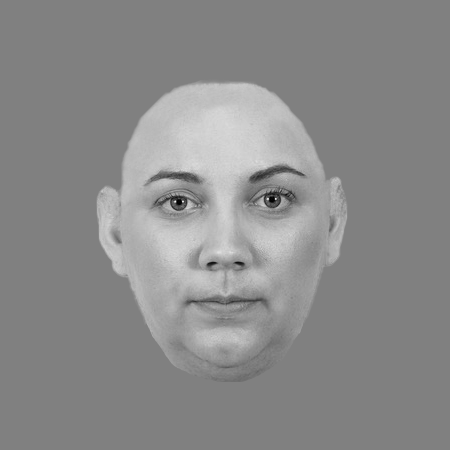
%> input picture wf.png, 450 x 450 px
$ octave makeNoisePatch.m   (GNU Octave 9; MATLAB toolbox functions it lacks are replaced by stand-ins)
%> lines starting %> are read from the running program, lines starting %| are printed output that depends on the picture
### imscramble.m
% function imScrambled = imscramble(im,p,rescale)
%
% This function creates Fourier-scrambled images. These images can be
% scrambled to different degrees. There is an option to rescale the image
% to the original range, which can slightly change luminance or contrast.
% One alternative possibility to deal with this is to rescale images
% manually using e.g. the luminance and root-mean-square contrast of the
% original image.
%
% Input:
%   im: input image (can be black&white [i.e. 2D] or with RGB color [i.e.
%    3D]), ideally with range 0 to 1.
%   p (optional): scrambling factor (between 0 and 1) [default: 1]
%   rescale (optional): 'off': no rescaling,
%                     'range': rescaling to original range,
%                     'cutoff': all values exceeding the min/max of the
%                       original image are set to these values
%                       [default 'off']
%
% Warning: Rescaling may change the luminance or contrast! This does not
% occur with 'off', but with that option out-of-range values are possible
% through scrambling. This can be prevented by choosing images without
% maximal contrast (e.g. ranging from 0.1 to 0.9).
%
% Example:
% load mandrill
% X = ind2rgb(X,map);
% h = figure; p = get(h,'Position'); set(h,'Position',[0.2 1 2 1].*p); xlabel('Original')
% subplot(1,3,1), image(X); axis equal
% Xscrambled = imscramble(X,0.6,'cutoff');
% Xscrambled2 = imscramble(X,0.6,'range');
% subplot(1,3,2), image(Xscrambled);  axis equal; xlabel('Scrambled with ''cutoff''')
% subplot(1,3,3), image(Xscrambled2);  axis equal; xlabel('Scrambled with ''range''')
%
% by Martin Hebart (2009)

function imScrambled = imscramble(im,p,rescale)

if nargin < 3
    rescale = 'off';
end

if nargin < 2
    p = 1;
end

imclass = class(im); % get class of image

im = double(im);
imSize = size(im);

RandomPhase = p*angle(fft2(rand(imSize(1), imSize(2)))); %generate random phase structure in range p (between 0 and 1)
RandomPhase(1) = 0; % leave out the DC value

if length(imSize) == 2
    imSize(3) = 1;
end

% preallocate
imFourier = zeros(imSize);
Amp = zeros(imSize);
Phase = zeros(imSize);
imScrambled = zeros(imSize);

for layer = 1:imSize(3)
    imFourier(:,:,layer) = fft2(im(:,:,layer));         % Fast-Fourier transform
    Amp(:,:,layer) = abs(imFourier(:,:,layer));         % amplitude spectrum
    Phase(:,:,layer) = angle(imFourier(:,:,layer));     % phase spectrum
    Phase(:,:,layer) = Phase(:,:,layer) + RandomPhase;  % add random phase to original phase
    % combine Amp and Phase then perform inverse Fourier
    imScrambled(:,:,layer) = ifft2(Amp(:,:,layer).*exp(sqrt(-1)*(Phase(:,:,layer))));
end

imScrambled = real(imScrambled); % get rid of imaginery part in image (due to rounding error)

switch lower(rescale)
    case 'range'
        minim = min(im(:)); maxim = max(im(:));
        imScrambled = minim+(maxim-minim).*(imScrambled-min(imScrambled(:)))./(max(imScrambled(:))-min(imScrambled(:))); % rescale to original
    case 'cutoff'
        minim = min(im(:)); maxim = max(im(:));
        imScrambled = min(imScrambled,maxim); % adjusts range for maximum
        imScrambled = max(imScrambled,minim); % adjusts range for minimum
end

imScrambled = cast(imScrambled,imclass); % bring image back to original class
% imwrite(imScrambled,'1.jpeg','JPEG');
% imshow(imScrambled);

### gaussAperture.m
function gaussAperture(image,gaussSD,outputName,outputSize)
    if nargin < 4
        outputSize = 0;
    end
    if ischar(image)
        imNew = double(imread(image));
    else
        imNew = double(image);
    end
    if outputSize
        imNew = imresize(imNew,[outputSize, outputSize]);
    end
    xx = linspace(-size(imNew,1)/2,size(imNew,1)/2,size(imNew,1));
    [x,y] = meshgrid(xx);
    gauss = exp(-(x.^2+y.^2)./(2*gaussSD^2));
    for layer = 1:3
        imNew(:,:,layer) = 128+imNew(:,:,layer).*gauss*0.5;
    end
    imwrite(uint8(imNew),outputName,'png');
%     circMask = 1+(sqrt(x.^2+y.^2)>size(imNew,1)/3);
%     gauss = gauss.*circMask;
%     imwrite(imNew,outputName,'png','Alpha',gauss);
end

### makeNoisePatch.m
imOri = imread("wf.png");
%> imOri is the input picture: size 450x450x3 uint8; min 0, max 247, mean 138.8
% isolate the face
imFace = imOri(80:382,97:348,:);
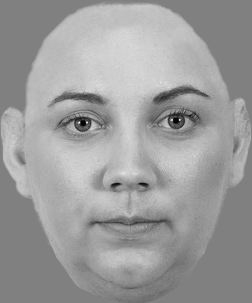
%> imFace: size 303x252x3 uint8; min 0, max 247, mean 156.5
imScrb = imscramble(imFace);
%> in imscramble, `RandomPhase(1) = 0;`:
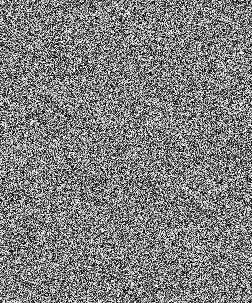
%> RandomPhase: size 303x252 double; min -3.14, max 3.14, mean -1.12e-18; drawn with min black and max white
%> after the loop in imscramble, `for layer = 1:imSize(3)`:
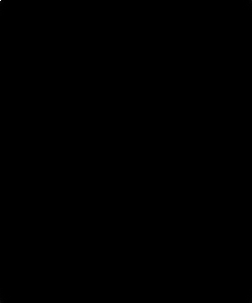
%> Amp: size 303x252x3 double; min 6.33, max 11951849, mean 2005.2; drawn with min black and max white
%> after the loop in imscramble, `for layer = 1:imSize(3)`:
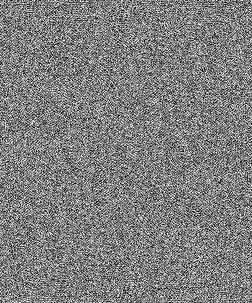
%> Phase: size 303x252x3 double; min -6.26, max 6.26, mean 4.11e-05; drawn with min black and max white
%> after the loop in imscramble, `for layer = 1:imSize(3)`:
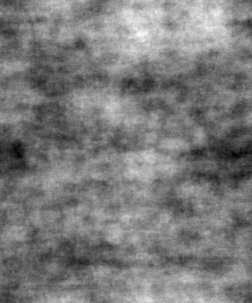
%> imScrambled: size 303x252x3 double; min 46.25, max 274.9, mean 156.5; drawn with min black and max white
%> in imscramble, `imScrambled = cast(imScrambled,imclass);`:
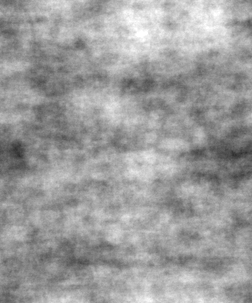
%> imScrambled: size 303x252x3 uint8; min 46, max 255, mean 156.5
% put the face back
imComb = imOri;
imComb(80:382,97:348,:) = imScrb;
gaussAperture(imComb,80,'noisePatch.png',512);
%> after the loop in gaussAperture, `for layer = 1:3`:
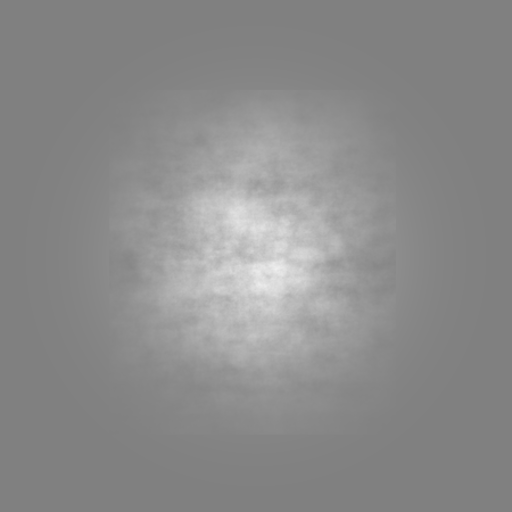
%> imNew: size 512x512x3 double; min 128, max 239.4, mean 139.7
